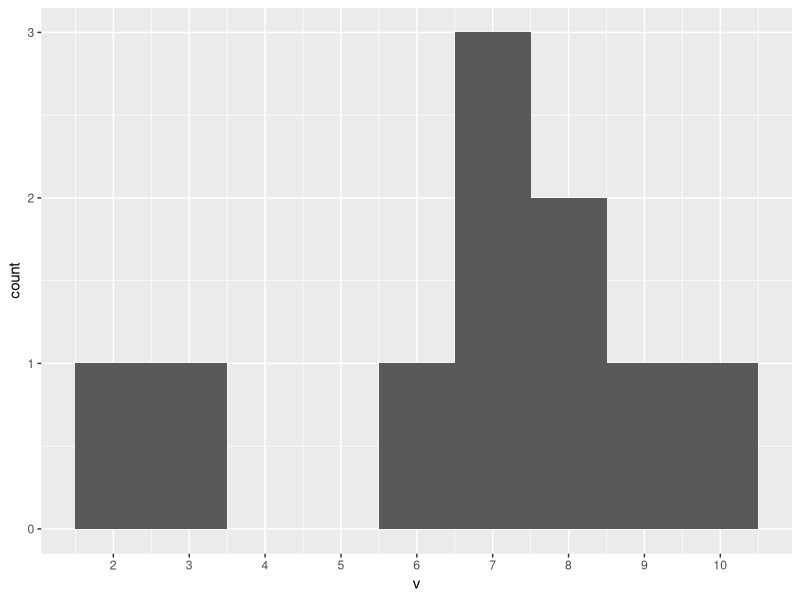
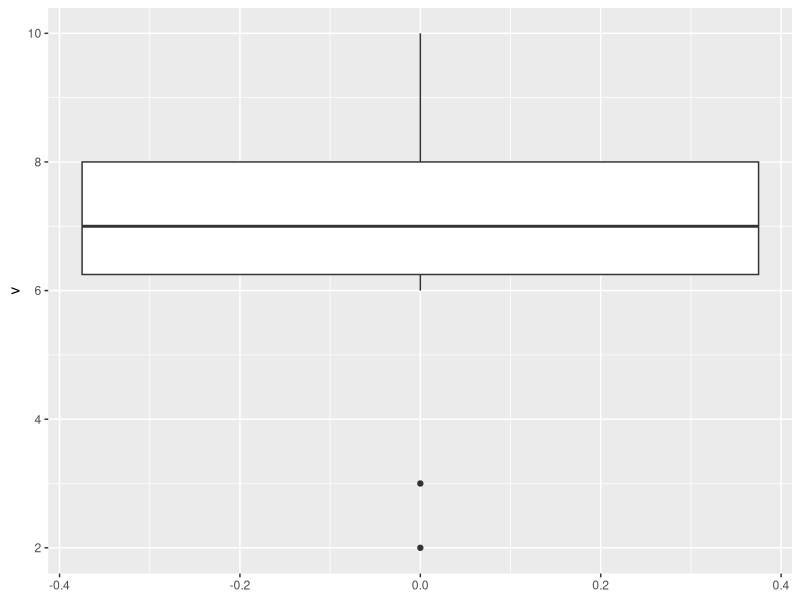

The R source for these figures, in order:
## ---- chunk 1
knitr::opts_chunk$set(echo = TRUE)
## ---- chunk 2
v = c(6,8,7,9,3,7,7,10,8,2)
mean(v)
## ---- chunk 3
median(v)
## ---- chunk 4
s = sd(v) #sample sd
p = sd(v) * sqrt(9/10)
s
p

## ---- chunk 5
x = '10'
y = '20'
## ---- chunk 6
try(x+y)
## ---- chunk 7
x <- strtoi(x)
y <- strtoi(y)

##

x <- 10
y <- 10
## ---- chunk 8
print('STATS60')
## ---- chunk 9
print(060)
## ---- chunk 10
print('060')
## ---- chunk 11
v = c(6,8,7,9,3,7,7,10,8,2)
## ---- chunk 12
library(ggplot2)
v = data.frame(v)
ggplot(v, aes(x = v)) + 
  geom_histogram(binwidth = 1) +
  scale_x_continuous(breaks = 1:12)
## ---- chunk 13
ggplot(v, aes(y = v)) + 
  geom_boxplot()
## ---- chunk 14
sd(v$v)
